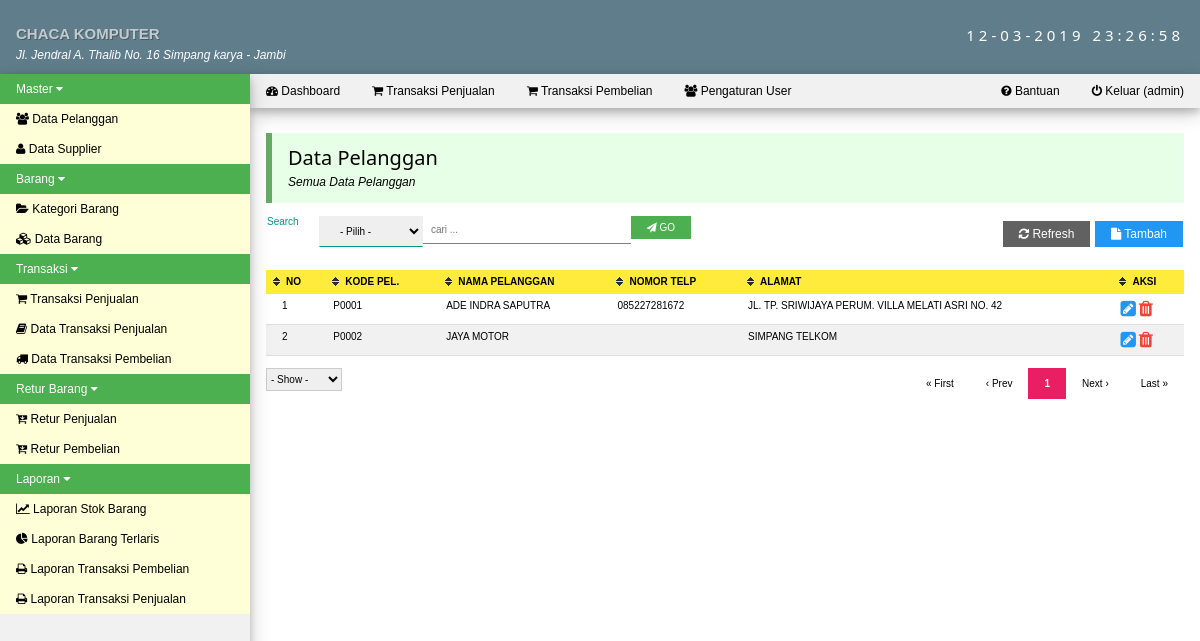
/med.php?mod=pelanggan (signed in), run on the app's committed database.
### tables this page shows
CREATE TABLE IF NOT EXISTS `menu` (
  `id_menu` int(11) NOT NULL AUTO_INCREMENT,
  `nama_menu` varchar(50) NOT NULL,
  `posisi` int(11) NOT NULL,
  PRIMARY KEY (`id_menu`)
);

CREATE TABLE IF NOT EXISTS `modul` (
  `id_modul` int(11) NOT NULL AUTO_INCREMENT,
  `id_menu` int(11) NOT NULL,
  `nama_modul` varchar(150) NOT NULL,
  `link_menu` text NOT NULL,
  `posisi` int(11) NOT NULL,
  `icon_menu` varchar(150) NOT NULL,
  PRIMARY KEY (`id_modul`)
);

CREATE TABLE IF NOT EXISTS `tb_pelanggan` (
  `kode_pelanggan` varchar(20) NOT NULL,
  `nama_pelanggan` varchar(50) NOT NULL,
  `nomor_telp` varchar(50) NOT NULL,
  `alamat` text NOT NULL,
  PRIMARY KEY (`kode_pelanggan`)
);

### med.php (the view, shortened to what this page needs)
<?php
    include "session.php";
?>
<!DOCTYPE html>
<html>
<head>
    <link rel="stylesheet" href="css/w3.css">
    <link rel="stylesheet" href="css/font-awesome.min.css">
    <link rel="stylesheet" href="js/jquery-ui/jquery-ui.css">
    <link rel="stylesheet" type="text/css" href="css/pace.css">
</head>
<body>
<div class="w3-top">
<div class="w3-row w3-blue-grey w3-padding">
  <div class="w3-half" style="margin:15px 0 2px 0;"><b class='w3-text-shadow w3-text-bold w3-opacity'>CHACA KOMPUTER</b><br><i style="font-size:12px;">Jl. Jendral A. Thalib No. 16 Simpang karya - Jambi</i></div>
  <div class="w3-half w3-margin-top w3-wide w3-hide-medium w3-hide-small"><div class="w3-right"><?php echo date('d-m-Y H:i:s'); ?></div></div>
</div>
<nav id="left-nav" class="w3-sidenav w3-small w3-light-grey w3-card-4" style="width:250px;">
  <div id="menuTut" class="myMenu w3-accordion">
    <?php
        $sql_menu = mysqli_query($id_mysql,"SELECT * FROM menu ORDER BY posisi ASC") or die(mysqli_error());
        while ($mn = mysqli_fetch_assoc($sql_menu)) {
            echo"<button onclick=\"myFunction('".$mn['id_menu']."')\" class=\"w3-padding-hor-16 w3-btn-block w3-left-align w3-green\"> $mn[nama_menu] <i class=\"fa fa-caret-down\"></i></button>
            <div id=\"$mn[id_menu]\" class=\"w3-accordion-content w3-pale-yellow w3-show\">";
            $sql_sub = mysqli_query($id_mysql,"SELECT * FROM modul
                WHERE id_menu = '$mn[id_menu]' ORDER BY posisi ASC") or die(mysqli_error());
            while ($sm = mysqli_fetch_assoc($sql_sub)) {
                echo"<a href=\"$sm[link_menu]\"><i class=\"$sm[icon_menu]\"></i> $sm[nama_modul]</a>";
            }
            echo"</div>";
        }
    ?>
    <br>
    <br>
    <br>
    <br>
    <br>
    <br>
    <br>
  </div>
</nav>
    <div style="margin-left:250px;">
        <ul class="w3-navbar w3-light-grey w3-small w3-card-4">
          <li><a class="w3-hover-black w3-padding-10" href="index.php"><i class="fa fa-dashboard"></i> Dashboard</a></li>
          <li><a class="w3-hover-black w3-padding-10" href="med.php?mod=penjualan"><i class="fa fa-shopping-cart"></i> Transaksi Penjualan</a></li>
          <li><a class="w3-hover-black w3-padding-10" href="med.php?mod=pembelian&act=form"><i class="fa fa-shopping-cart"></i> Transaksi Pembelian</a></li>
          <li><a class="w3-hover-black w3-padding-10" href="med.php?mod=user"><i class="fa fa-group"></i> Pengaturan User</a></li>
          <li class="w3-right"><a class="w3-hover-black w3-padding-10" href="logout.php" onclick="return confirm('Yakin ingin keluar');"><i class="fa fa-power-off"></i> Keluar (<?php echo $_SESSION['login_user']; ?>)</a></li>
          <li class="w3-right"><a class="w3-hover-black w3-padding-10" href="med.php?mod=bantuan"><i class="fa fa-question-circle"></i> Bantuan</a></li>
        </ul>
    </div>
</div>
<div style="margin-left:250px;">
    <div id="main" class="w3-container" style="margin-top:110px">
        <?php include"content.php"; ?>
        <br>
    </div>
</div>
</body>
</html>

### mod/pelanggan/pelanggan.php (shortened to what this page needs)
<?php
	$linkaksi = 'med.php?mod=pelanggan';
	if(isset($_GET['act']))
	{
		$act = $_GET['act'];
		$linkaksi .= '&act='.$act;
	}
	else
	{
		$act = '';
	}
	$aksi = 'mod/pelanggan/act_pelanggan.php';
	switch ($act) {
						?>
			<?php
		default :
			echo"<div class='w3-container w3-small w3-pale-green w3-leftbar w3-border-green'>
				<h4 style='margin-bottom:0;padding-bottom:0;'>Data Pelanggan</h4>
				<p style='margin-top:0;padding-top:0;'><i>Semua Data Pelanggan</i></p>
			</div>";
			echo"<table style='margin-top:12px;'>
				<tr>
					<td>
						<form class='w3-tiny' action='' method='GET'>
							<input type='hidden' name='mod' value='pelanggan'>
							<div class='w3-row'>
								<div class='w3-col s1'>
									<label class='w3-label'>Search</label>
								</div>
								<div class='w3-col s2'>
									<select name='field' class='w3-select w3-padding'>
										<option value=''>- Pilih -</option>
										<option value='nama_pelanggan'>NAMA PELANGGAN</option>
										<option value='nomor_telp'>NOMOR TELP</option>
										<option value='alamat'>ALAMAT</option></select>
								</div>
								<div class='w3-col s4'>
									<input type='text' name='cari' class='w3-input' placeholder='cari ...'>
								</div>
								<div class='w3-col s1'>
									<button type='submit' class='w3-btn w3-tiny'><i class='fa fa-paper-plane'></i> GO</button>
								</div>
							</div>
						</form>
					</td>
					<td align='right'><a href='med.php?mod=pelanggan' class='w3-btn w3-dark-grey w3-small'><i class='fa fa-refresh'></i> Refresh</a>
					<a href='med.php?mod=pelanggan&act=form' class='w3-btn w3-small w3-blue'><i class='fa fa-file'></i> Tambah</a></td>
				</tr>
			</table>";
			echo"<div style='margin-top:12px;margin-bottom:12px;'>
			<table class='w3-table w3-striped w3-bordered w3-tiny w3-hoverable tbl'>
				<thead>
					<tr class='w3-yellow'>
						<th>NO</th>
						<th>KODE PEL.</th>
						<th>NAMA PELANGGAN</th>
						<th>NOMOR TELP</th>
						<th>ALAMAT</th>
						<th>AKSI</th>
					</tr>
				</thead>
				<tbody>";
				$p      = new Paging;
				$batas  = 10;
				$posisi = $p->cariPosisi($batas);
				$query = "SELECT * FROM tb_pelanggan ";
				$q 	= "SELECT * FROM tb_pelanggan";
				$query .= " LIMIT $posisi, $batas";
				$q 	.= " ";
				$sql_kul = mysqli_query($id_mysql,$query);
				$fd_kul = mysqli_num_rows($sql_kul);
				if($fd_kul > 0)
				{
					$no = $posisi + 1;
					while ($m = mysqli_fetch_assoc($sql_kul)) {
						echo"<tr>
							<td>$no</td>
							<td>$m[kode_pelanggan]</td>
							<td>$m[nama_pelanggan]</td>
							<td>$m[nomor_telp]</td>
							<td>$m[alamat]</td>
							<td><a href='med.php?mod=pelanggan&act=form&id=$m[kode_pelanggan]'><i class='fa fa-pencil-square w3-large w3-text-blue'></i></a>
							<a href='$aksi?mod=pelanggan&act=hapus&id=$m[kode_pelanggan]' onclick=\"return confirm('Yakin hapus data');\"><i class='fa fa-trash w3-large w3-text-red'></i></a></td>
						</tr>";
						$no++;
					}
					$jmldata = mysqli_num_rows(mysqli_query($id_mysql,$q));
					$jmlhalaman  = $p->jumlahHalaman($jmldata, $batas);
		    		$linkHalaman = $p->navHalaman($_GET['halaman'], $jmlhalaman, $linkaksi);
				}
				else
				{
					echo"<tr>
						<td colspan='5'><div class='w3-center'><i>Data Pelanggan Not Found.</i></div></td>
					</tr>";
				}
				echo"</tbody>
			</table></div>";
			echo"<div class='w3-row'>
				<div class='w3-col s1'>
					<form class='w3-tiny' action='' method='GET'>
						<input type='hidden' name='mod' value='pelanggan'>";
						echo"<select class='w3-select w3-border' name='show' onchange='submit()'>
							<option value=''>- Show -</option>";
						echo"</select>
					</form>
				</div>
				<div class='w3-col s11'>
					<ul class='w3-pagination w3-right w3-tiny'>
						$linkHalaman
					</ul>
				</div>
			</div>";
		break;
	}
?>

### css/perfect-scrollbar.css (style rules this page uses)
.ps-container { -ms-touch-action: none; touch-action: none; overflow: hidden !important; -ms-overflow-style: none; }

### med.php (style rules this page uses)
.w3-btn { background-color:#4CAF50 ;margin-bottom:4px; }
.tbl th.header { background-image: url(js/table.sorter/themes/blue/bg.gif); cursor: pointer; font-weight: bold; background-repeat: no-repeat; background-position: center left; padding-left: 20px; margin-left: -1px; }
#left-nav { overflow: hidden; }

### data on the page
menu: nama_menu "Master"
modul: nama_modul "Data Pelanggan"
modul: nama_modul "Data Supplier"
menu: nama_menu "Barang"
modul: nama_modul "Kategori Barang"
modul: nama_modul "Data Barang"
menu: nama_menu "Transaksi"
modul: nama_modul "Transaksi Penjualan"
modul: nama_modul "Data Transaksi Penjualan"
modul: nama_modul "Data Transaksi Pembelian"
menu: nama_menu "Retur Barang"
modul: nama_modul "Retur Penjualan"
modul: nama_modul "Retur Pembelian"
menu: nama_menu "Laporan"
modul: nama_modul "Laporan Stok Barang"
modul: nama_modul "Laporan Barang Terlaris"
modul: nama_modul "Laporan Transaksi Pembelian"
modul: nama_modul "Laporan Transaksi Penjualan"
tb_pelanggan: kode_pelanggan "P0001", nama_pelanggan "ADE INDRA SAPUTRA", nomor_telp "085227281672", alamat "JL. TP. SRIWIJAYA PERUM. VILLA MELATI ASRI NO. 42"
tb_pelanggan: kode_pelanggan "P0002", nama_pelanggan "JAYA MOTOR", alamat "SIMPANG TELKOM"

### other printed values
$_SESSION['login_user'] "admin"
$halaman_aktif "1"
